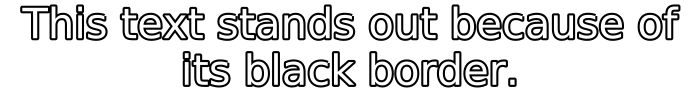

Python code for this plot:
import matplotlib.pyplot as plt
import matplotlib.patheffects as path_effects

fig = plt.figure(figsize=(7, 1))
text = fig.text(0.5, 0.5, 'This text stands out because of\n'
                          'its black border.', color='white',
                          ha='center', va='center', size=30)
text.set_path_effects([path_effects.Stroke(linewidth=3, foreground='black'),
                       path_effects.Normal()])
plt.show()
